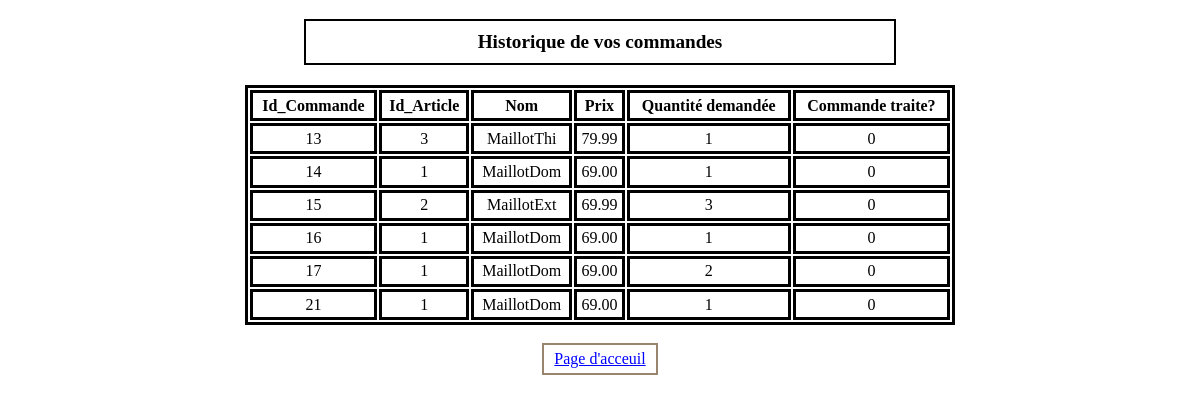
The app's page /historique.php (signed in) with its own data.
### tables this page shows
CREATE TABLE `Commandes` (
  `id_commande` int(11) NOT NULL,
  `Id_art` int(11) DEFAULT NULL,
  `id_client` int(11) DEFAULT NULL,
  `quantite` int(11) DEFAULT NULL,
  `envoi` tinyint(1) DEFAULT '0'
);

CREATE TABLE `articles` (
  `Id_art` int(11) NOT NULL,
  `Nom` varchar(10) DEFAULT NULL,
  `quantités` int(2) DEFAULT NULL,
  `prix` decimal(4,2) DEFAULT NULL,
  `Image` varchar(27) DEFAULT NULL,
  `description` varchar(64) DEFAULT NULL,
  `ID_STRIPE` varchar(255) DEFAULT NULL
);

### historique.php (the view, shortened to what this page needs)
<!DOCTYPE html>
<html class="fondgen">
<head>
    <link rel="stylesheet" href="/Khalil/Styles/acceuil.css" type="text/css" media="screen" />
</head>
<body>
    <p class="p3">Historique de vos commandes</p>
    <?php
    function getBD()
    {
        $bdd = new PDO('mysql:host=localhost;dbname=Articles;charset=utf8', 'root', 'root');
        return $bdd;
    }
    $idClient = $_SESSION['Clients']["id_client"];
    $bdd = getBD();
    $sql = "SELECT Commandes.id_commande, Commandes.Id_art, articles.nom,
    articles.prix, Commandes.quantite, Commandes.envoi
    FROM Commandes
    INNER JOIN articles ON Commandes.Id_art = articles.Id_art
    WHERE Commandes.id_client = :id_client";
    $requete = $bdd->prepare($sql);
    $requete->bindValue(':id_client', $idClient, PDO::PARAM_INT);
    $requete->execute();
    echo '<table id="histo">
            <tr>
                <th>Id_Commande</th>
                <th>Id_Article</th>
                <th>Nom</th>
                <th>Prix</th>
                <th>Quantité demandée</th>
                <th>Commande traite?</th>
            </tr>';
    while ($ligne = $requete->fetch()) {
        echo '<tr>
                <td>' . $ligne['id_commande'] . '</td>
                <td>' . $ligne['Id_art'] . '</td>
                <td>' . $ligne['nom'] . '</td>
                <td>' . $ligne['prix'] . '</td>
                <td>' . $ligne['quantite'] . '</td>
                <td>' . $ligne['envoi'] . '</td>
            </tr>';
    }
    echo '</table></br>';
    ?>
<a href='/Khalil/index.php'>Page d'acceuil</a>
</body>
</html>

### Styles/acceuil.css (style rules this page uses)
* { text-align: center; }
.fondgen { background-image: url('/Khalil/Images/IMG_5320.jpg'); background-repeat: no-repeat; background-size: cover; background-position: 50% 18%; }
a { color: blue; text-decoration: underline; background-color: rgba(255, 255, 255, 0.75); border: 2px solid rgb(153, 133, 109); padding: 5px 10px; display: inline-block; transition: color 0.2s ease-in-out; }
.p3 { color: black; font-size: larger; font-weight: bold; background-color: rgba(255, 255, 255, 0.75); border: 2px solid black; padding: 10px; box-sizing: border-box; width: 50%; margin-left: auto; margin-right: auto; margin-bottom: 20px; }
td { border: 3px solid black; }
th { border: 3px solid black; }
#histo { Border: 3px solid black; background-color: rgba(255, 255, 255, 0.75); width: 60%; height: 240px; margin-left: auto; margin-right: auto; }

### records on screen
commandes: id_commande "13", Id_art "3", Id_art.Nom "MaillotThi", Id_art.prix "79.99", quantite "1", envoi "0"
commandes: id_commande "14", Id_art "1", Id_art.Nom "MaillotDom", Id_art.prix "69.00", quantite "1", envoi "0"
commandes: id_commande "15", Id_art "2", Id_art.Nom "MaillotExt", Id_art.prix "69.99", quantite "3", envoi "0"
commandes: id_commande "16", Id_art "1", Id_art.Nom "MaillotDom", Id_art.prix "69.00", quantite "1", envoi "0"
commandes: id_commande "17", Id_art "1", Id_art.Nom "MaillotDom", Id_art.prix "69.00", quantite "2", envoi "0"
commandes: id_commande "21", Id_art "1", Id_art.Nom "MaillotDom", Id_art.prix "69.00", quantite "1", envoi "0"
